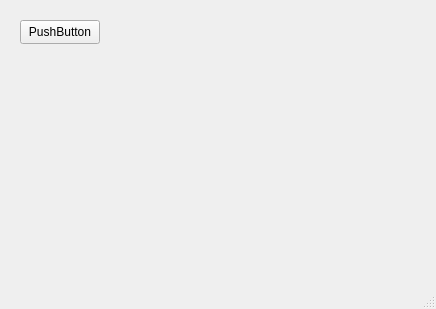
<?xml version="1.0" encoding="UTF-8"?>
<ui version="4.0">
 <class>MainWindow</class>
 <widget class="QMainWindow" name="MainWindow">
  <property name="geometry">
   <rect>
    <x>0</x>
    <y>0</y>
    <width>436</width>
    <height>309</height>
   </rect>
  </property>
  <property name="windowTitle">
   <string>MainWindow</string>
  </property>
  <widget class="QWidget" name="centralwidget">
   <widget class="QPushButton" name="startWorkButton">
    <property name="geometry">
     <rect>
      <x>20</x>
      <y>20</y>
      <width>80</width>
      <height>24</height>
     </rect>
    </property>
    <property name="text">
     <string>PushButton</string>
    </property>
   </widget>
   <widget class="QLabel" name="infoLabel">
    <property name="geometry">
     <rect>
      <x>20</x>
      <y>60</y>
      <width>301</width>
      <height>151</height>
     </rect>
    </property>
    <property name="text">
     <string/>
    </property>
   </widget>
  </widget>
  <widget class="QMenuBar" name="menubar">
   <property name="geometry">
    <rect>
     <x>0</x>
     <y>0</y>
     <width>436</width>
     <height>21</height>
    </rect>
   </property>
  </widget>
  <widget class="QStatusBar" name="statusbar"/>
 </widget>
 <resources/>
 <connections/>
</ui>
